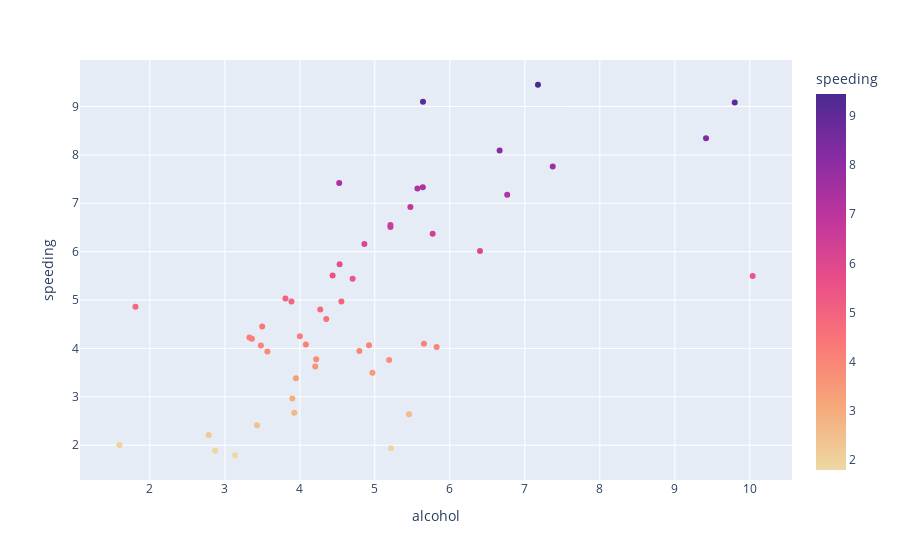

This figure's notebook cell:
### Code cell
fig = px.scatter(df,
                 x='alcohol', y='speeding',
                 color='speeding',
                 color_continuous_scale=px.colors.sequential.Agsunset_r,
                 )
fig.show()

### Figure 1 — Plotly figure (JSON) as saved in the notebook; plotly's stock layout.template omitted (floating-point values rounded to 4 significant figures)
{"data": [{"hovertemplate": "alcohol=%{x}<br>speeding=%{marker.color}<extra></extra>", "legendgroup": "", "marker": {"color": [7.332, 7.421, 6.51, 4.032, 4.2, 5.032, 4.968, 6.156, 2.006, 3.759, 2.964, 9.45, 5.508, 4.608, 3.625, 2.669, 4.806, 4.066, 7.175, 5.738, 4.25, 1.886, 3.384, 2.208, 2.64, 6.923, 8.346, 1.937, 5.439, 4.06, 1.792, 3.496, 3.936, 6.552, 5.497, 3.948, 6.368, 4.224, 9.1, 3.774, 9.082, 6.014, 4.095, 7.76, 4.859, 4.08, 2.413, 4.452, 8.092, 4.968, 7.308], "coloraxis": "coloraxis", "symbol": "circle"}, "mode": "markers", "name": "", "orientation": "v", "showlegend": false, "type": "scatter", "x": [5.64, 4.525, 5.208, 5.824, 3.36, 3.808, 3.888, 4.86, 1.593, 5.191, 3.9, 7.175, 4.437, 4.352, 4.205, 3.925, 4.272, 4.922, 6.765, 4.53, 4.0, 2.87, 3.948, 2.784, 5.456, 5.474, 9.416, 5.215, 4.704, 3.48, 3.136, 4.968, 3.567, 5.208, 10.04, 4.794, 5.771, 3.328, 5.642, 4.218, 9.799, 6.402, 5.655, 7.372, 1.808, 4.08, 3.429, 3.498, 6.664, 4.554, 5.568], "xaxis": "x", "y": [7.332, 7.421, 6.51, 4.032, 4.2, 5.032, 4.968, 6.156, 2.006, 3.759, 2.964, 9.45, 5.508, 4.608, 3.625, 2.669, 4.806, 4.066, 7.175, 5.738, 4.25, 1.886, 3.384, 2.208, 2.64, 6.923, 8.346, 1.937, 5.439, 4.06, 1.792, 3.496, 3.936, 6.552, 5.497, 3.948, 6.368, 4.224, 9.1, 3.774, 9.082, 6.014, 4.095, 7.76, 4.859, 4.08, 2.413, 4.452, 8.092, 4.968, 7.308], "yaxis": "y"}], "layout": {"coloraxis": {"colorbar": {"title": {"text": "speeding"}}, "colorscale": [[0, "rgb(237, 217, 163)"], [0.1667, "rgb(246, 169, 122)"], [0.3333, "rgb(250, 120, 118)"], [0.5, "rgb(234, 79, 136)"], [0.6667, "rgb(192, 54, 157)"], [0.8333, "rgb(135, 44, 162)"], [1, "rgb(75, 41, 145)"]]}, "legend": {"tracegroupgap": 0}, "margin": {"t": 60}, "xaxis": {"anchor": "y", "domain": [0, 1], "title": {"text": "alcohol"}}, "yaxis": {"anchor": "x", "domain": [0, 1], "title": {"text": "speeding"}}}}
